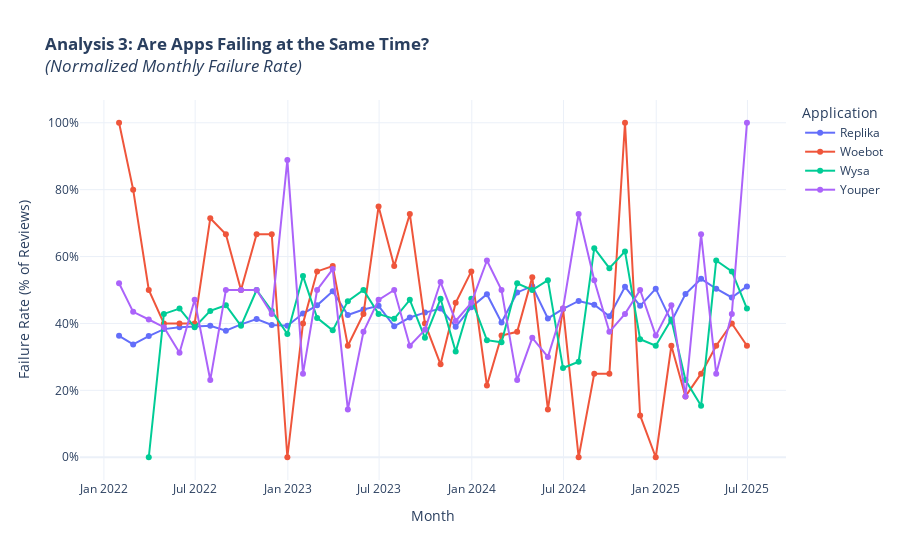

Here is the notebook cell this chart was saved with:
### Code cell
# --- VISUALIZATION 3: NORMALIZED FAILURE RATE OVER TIME ---
print("Generating Visualization 3: Normalized Failure Rate Over Time...")

fig_time = px.line(
    failure_rate_df,
    x="Month",
    y="failure_rate",
    color="app_name",
    markers=True,
    title="<b>Analysis 3: Are Apps Failing at the Same Time?</b><br><i>(Normalized Monthly Failure Rate)</i>",
    labels={"failure_rate": "Failure Rate (% of Reviews)", "app_name": "Application"},
    template="plotly_white",
)
fig_time.update_layout(yaxis_ticksuffix="%")
fig_time.show()
